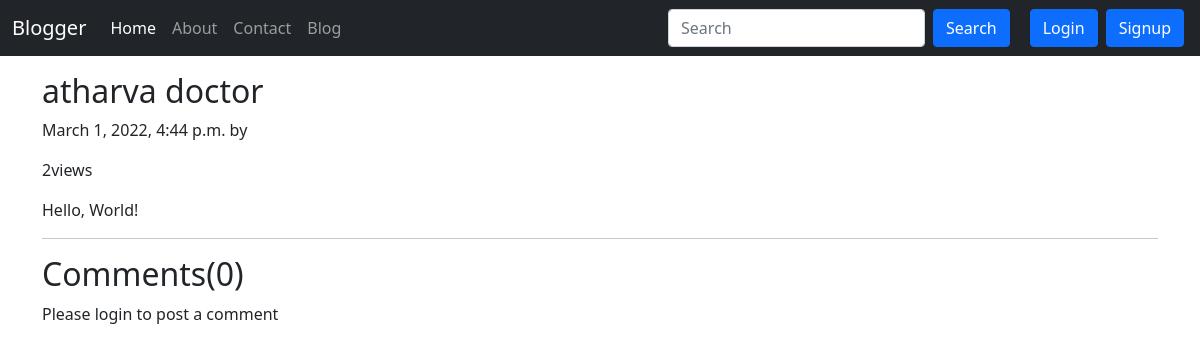
The app's page /blog/atharva-doctor-admin with its own data.
### blog/models.py (models this page shows, shortened)
class Post(models.Model):
    sno = models.AutoField(primary_key=True)
    title = models.CharField(max_length=255)
    content = models.TextField()
    author = models.CharField(max_length=20)
    slug = models.CharField(max_length=130)
    views = models.IntegerField(default=0)
    timestamp = models.DateTimeField(blank=True)
    visibility = models.IntegerField(default=1)

### blog/views.py (the view)
# urls.py: path('<str:slug>', views.blogPost, name="blogPost"),
def blogPost(request, slug):
    post = Post.objects.filter(slug=slug)[0]
    post.views = post.views+1
    post.save()
    comments = BlogComment.objects.filter(post=post, parent=None)
    replies = BlogComment.objects.filter(post=post).exclude(parent=None)
    replyDict = {}
    for reply in replies:
        if reply.parent.sno not in replyDict.keys():
            replyDict[reply.parent.sno] = [reply]
        else:
            replyDict[reply.parent.sno].append(reply)
    context = {
        'post': post,
        'comments': comments,
        'user': request.user,
        'replyDict': replyDict,
    }
    return render(request, "blog/blogPost.html", context)

### templates/blog/blogPost.html (shortened to what this page needs)
{% extends 'base.html' %}
{% block blogactive %} active {% endblock blogactive %}
{% block body %}
{% load humanize %}
{% load extras %}
<div class="container my-3">
  <h2 class="blog-post-title">{{ post.title }}</h2>
  <p class="blog-post-meta">{{ post.timestamp}} by <a href="/about">{{post.author}}</a></p>
  <span>{{post.views}}views</span>
  <p>{{post.content|safe}}</p>
  <hr>
</div>
<div class="container">
  <h2>Comments({{comments.count}})</h2>
  <div class="my-2">
    {% if user.is_authenticated %}
    <form action="/blog/postComment" method="post">
      {% csrf_token %}
      <label class="my-2" for="comemnt">Post Your Views Here 😊</label><br>
      <textarea class="my-2" type="text" name="comment" placeholder="Enter Comment" cols="60" rows="3"></textarea>
      <br>
      <input type="hidden" name="postSno" value="{{post.sno}}">
      <input type="hidden" name="parentSno" value="">
      <input class="my-2 btn btn-outline-success" type="submit" value="Submit">
    </form>
    {% else %}
    <p>Please login to post a comment</p>
    {% endif %}
</div>
</div>
{% endblock body %}

### records on screen
Post: title "atharva doctor", timestamp "March 1, 2022, 4:44 p.m.", views "2", content "Hello, World!"

### other values on screen
{{ comments.count }} "0"
